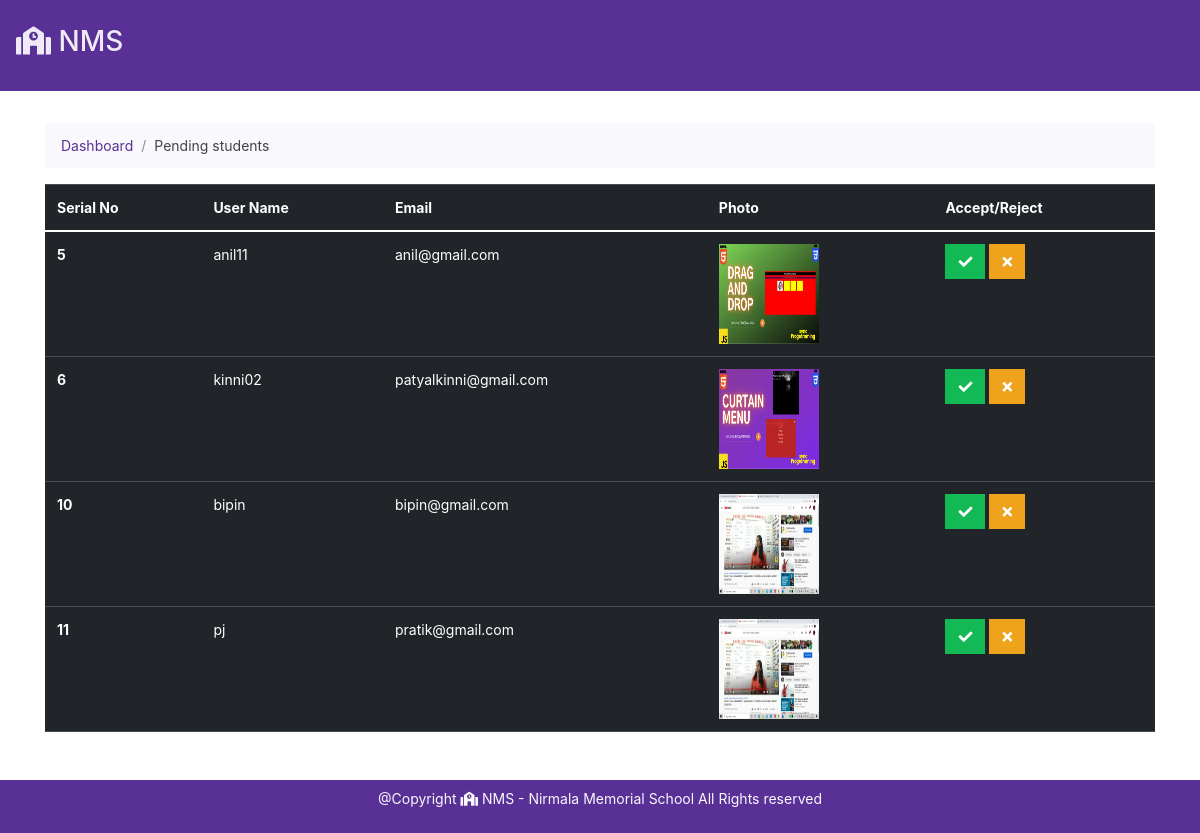
/admin/students.php?query=pending (signed in), run on the app's committed database.
### tables this page shows
CREATE TABLE `students` (
  `student_id` int(7) NOT NULL,
  `student_username` varchar(255) NOT NULL,
  `student_email` varchar(255) NOT NULL,
  `student_password` varchar(255) NOT NULL,
  `student_gender` varchar(255) NOT NULL,
  `student_course_id` int(7) NOT NULL,
  `student_photo` varchar(255) NOT NULL,
  `student_address` text NOT NULL,
  `student_status` tinyint(1) NOT NULL,
  `timestamp` datetime NOT NULL DEFAULT current_timestamp()
);

### admin/students.php (the view, shortened to what this page needs)
<!doctype html>
<html lang="en">
<head>
    <link href="https://cdn.jsdelivr.net/npm/bootstrap@5.0.0-beta1/dist/css/bootstrap.min.css" rel="stylesheet">
    <link rel="stylesheet" href="https://bootswatch.com/4/pulse/bootstrap.min.css">
    <link rel="stylesheet" href="https://pro.fontawesome.com/releases/v5.10.0/css/all.css" />
    <link rel="stylesheet" href="https://cdnjs.cloudflare.com/ajax/libs/animate.css/4.1.1/animate.min.css" />
</head>
<body>
    <?php include "../partials/_dbconnect.php"; ?>
    <?php
    echo '  <nav class="navbar navbar-dark bg-primary">
        <a class="navbar-brand" href="/college-website/index.php">
            <h2><i class="fas fa-school"></i> NMS</h2>
        </a>';
    echo '</nav>';
    ?>
    <div class="container py-4 my-2 bodycon animate__animated animate__fadeInUp">
        <?php
            if(isset($_GET['query']) && $_GET['query'] == "pending"){
                echo '<div aria-label="breadcrumb">
                        <ol class="breadcrumb">
                            <li class="breadcrumb-item"><a href="dashboard.php">Dashboard</a></li>
                            <li class="breadcrumb-item active" aria-current="page">Pending students</li>
                        </ol>
                    </div>
                    <table class="table table-dark bg-primary">
                        <thead>
                            <tr>
                                <th scope="col">Serial No</th>
                                <th scope="col">User Name</th>
                                <th scope="col">Email</th>
                                <th scope="col">Photo</th>
                                <th scope="col">Accept/Reject</th>
                            </tr>
                        </thead>
                        <tbody>';
                $sql = "SELECT * FROM `students` WHERE `student_status` = 0";
                $result = mysqli_query($conn,$sql);
                while($row = mysqli_fetch_assoc($result)){
                    $studentUsername = $row['student_username'];
                    $studentId = $row['student_id'];
                    $studentEmail = $row['student_email'];
                    $studentPhoto = $row['student_photo'];
                    echo ' <tr>
                    <th scope="row">'.$studentId.'</th>
                    <td>'.$studentUsername.'</td>
                    <td>'.$studentEmail.'</td>
                    <td><img src="../img/'.$studentPhoto.'" alt=""></td>
                    <td>
                    <a href="../partials/_handleStudentRequest.php?answer=yes&id='.$studentId.'" class="btn btn-success"><i class="fa fa-check"></i></a>
                    <a href="../partials/_handleStudentRequest.php?answer=no&id='.$studentId.'" class="btn btn-warning"><i class="fa fa-times"></i></a>
                    </td>
                  </tr>';
                }
                echo '</tbody>
                        </table>';
            }
        ?>
    </div>
    <?php include "../partials/footer.php" ?>
</body>
</html>

### admin/students.php (style rules this page uses)
.bodycon { min-height: 80vh; display: flex; flex-direction: column; }
img { height: 100px; width: 100px; }

### data on the page
students: student_id "5", student_username "anil11", student_email "anil@gmail.com", student_photo (picture)
students: student_id "6", student_username "kinni02", student_email "patyalkinni@gmail.com", student_photo (picture)
students: student_id "10", student_username "bipin", student_email "bipin@gmail.com", student_photo (picture)
students: student_id "11", student_username "pj", student_email "pratik@gmail.com", student_photo (picture)
